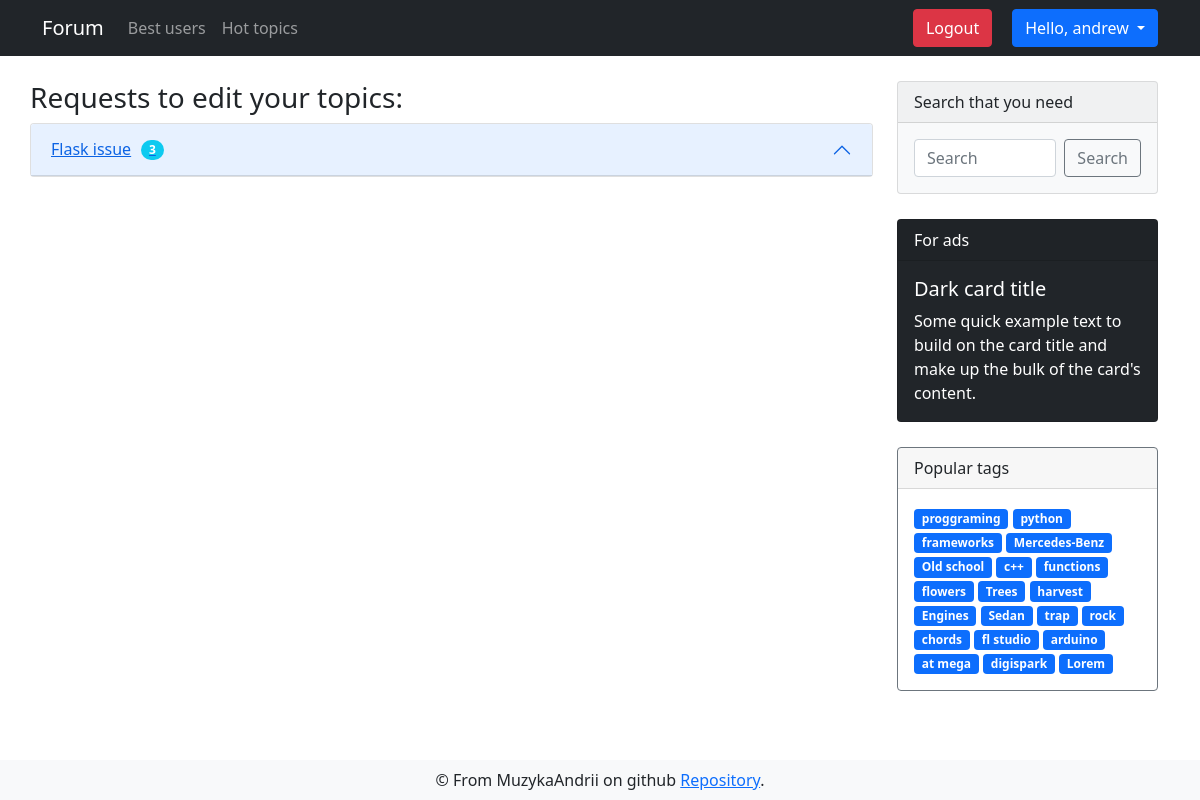
The app's page /user/edit_requests (signed in) with its own data.
### app/models.py (models this page shows, shortened)
class DbMixin(object):
    def save(self):
        db.session.add(self)
        db.session.commit()

class User(UserMixin, DbMixin, db.Model):
    id = db.Column(db.Integer, primary_key = True, autoincrement=True)
    nickname = db.Column(db.String(30), unique=True, nullable=False)
    email = db.Column(db.String(120), unique=True, nullable=False)
    email_confirmed = db.Column(db.Boolean, default=False)
    password = db.Column(db.String(70), nullable=False)
    about = db.Column(db.Text, default='Hi everyone!')
    website = db.Column(db.String(120))
    register_date = db.Column(db.DateTime, default=dt.utcnow)
    last_seen = db.Column(db.DateTime, default=dt.utcnow)
    is_banned = db.Column(db.Boolean, default=False)
    ban_reason = db.Column(db.String(255))
    created_discussions = db.relationship('Discussion', backref='creator', lazy='dynamic')
    created_comments = db.relationship('Comment', backref='creator', lazy='dynamic')
    avatars = db.relationship('Image', backref='owner', lazy='dynamic')
    edit_requests = db.relationship('Edit_request', backref='editor', lazy='dynamic')
    roles = db.relationship('Role', secondary=users_roles, backref=db.backref('users', lazy='select'))
    def update_last_seen(self):
        self.last_seen = dt.now()
        self.save()
    @cache.cached(timeout=3600)
    def has_role(self, role):
        user_id = self.query.with_entities(User.id)
        role = Role.query.with_entities(Role.id).join(users_roles).filter(users_roles.c.user_id==user_id, Role.name==role, Role.id==users_roles.c.role_id).first()
        return role

class Discussion(DbMixin, db.Model):
    id = db.Column(db.Integer, primary_key = True, autoincrement=True)
    theme = db.Column(db.String, unique=True, nullable=False)
    text = db.Column(db.Text, unique=True, nullable=False)
    theme_id = db.Column(db.Integer, db.ForeignKey('theme.id'), nullable=False)
    tags = db.relationship('Tag', secondary=discussion_tags, backref=db.backref('discussions', lazy='dynamic'))
    comments = db.relationship('Comment', backref='parent_discussion', lazy='dynamic')
    creator_id = db.Column(db.Integer, db.ForeignKey('user.id'), nullable=False)
    edit_requests = db.relationship('Edit_request', backref='target_discussion', lazy='dynamic')
    def get_count_of_non_validated_requests(self):
        return self.edit_requests.filter(Edit_request.is_validated==None).count()
    def build_url(self):
        theme = self.parent_theme
        section_slug = theme.parent_section.slug
        return section_slug, theme.slug

class Tag(DbMixin, db.Model):
    id = db.Column(db.Integer, primary_key = True, autoincrement=True)
    name = db.Column(db.String(50), unique=True, nullable=False)
    slug = db.Column(db.String(100), unique=True, nullable=False)
    section_id = db.Column(db.Integer, db.ForeignKey('section.id'), nullable=False)

### app/views.py (the view)
@app.route('/user/edit_requests')
@login_required
def edit_requests_index():
    discussions, edit_requests = get_input_edit_requests(current_user)
    return render_template('forum/edit/edit_requests.html', tags=get_tags(), discussions=discussions, edit_requests=edit_requests)

### app/controllers/edit_request_controller.py (called while the page is built)
def get_input_edit_requests(user: User) -> (List[Discussion], List[Edit_request]):
    not_validated_edit_requests = Edit_request.query.filter(Edit_request.target_id==Discussion.id,
                                                            Discussion.creator_id==user.id,
                                                            Edit_request.is_validated==None)
    discussions = {request.target_discussion for request in not_validated_edit_requests}
    return discussions, not_validated_edit_requests

### app/models.py (called while the page is built)
@login.user_loader
@cache.memoize(timeout=60)
def user_loader(user_id):
    return User.query.get(int(user_id))

### app/views.py (called while the page is built)
@app.before_request
def update_last_seen():
    if current_user.is_authenticated:
        current_user.update_last_seen()

@cache.cached(timeout=60)
def is_current_user_banned():
    is_banned, reason = current_user.query.with_entities(User.is_banned, User.ban_reason).first()
    if is_banned:
        return reason
    else:
        return False

@app.before_request
def check_banned():
    if not current_user.is_authenticated:
        return
    result = is_current_user_banned()
    if result:
        logout_user()
        return render_template('alerts/banned.html', reason=result)

@cache.cached(timeout=600, key_prefix='tags')
def get_tags():
    return Tag.query.with_entities(Tag.slug, Tag.name).limit(25).all()

### app/templates/forum/edit/edit_requests.html (shortened to what this page needs)
{% extends "layouts/base.html" %}
{% block content %}
<div class="container">
    <div class="row">
        <div style="margin: 25px 0;" class="list-group col-md-9">
            <h3>Requests to edit your topics: </h3>
            <div class="accordion" id="accordionExample">
                {% for discussion in discussions %}
                <div class="accordion-item">
                    <h2 class="accordion-header" id="headingOne">
                        {% set section_slug, theme_slug = discussion.build_url() %}
                        <a href="{{ url_for('discussion', section_slug=section_slug, theme_slug=theme_slug, discussion_id=discussion.id) }}" class="accordion-button" type="button" data-bs-toggle="collapse"
                            data-bs-target="#collapse{{discussion.id}}" aria-expanded="true" aria-controls="collapseOne">
                            {{ discussion.theme }}
                            <span style="margin-left: 10px;" class="badge rounded-pill bg-info text-white">{{ discussion.get_count_of_non_validated_requests() }}</span>
                    </a>
                    </h2>
                </div>
                {% endfor %}
            </div>
        </div>
        {% include 'layouts/sidebar.html' %}
    </div>
</div>
{% endblock %}

### app/templates/layouts/base.html (shortened to what this page needs)
<!doctype html>
<html>
<head>
  {% block head %}
  <link href="https://cdn.jsdelivr.net/npm/bootstrap@5.0.0/dist/css/bootstrap.min.css" rel="stylesheet"
>
  <link rel="stylesheet" type="text/css" href="{{ url_for('static',filename='css/style.css') }}">
  {% endblock %}
</head>
<body>
  <nav class="navbar navbar-expand-lg navbar-dark bg-dark">
    <div class="container">
      <a class="navbar-brand" href="{{ url_for('index') }}">Forum</a>
      <div class="collapse navbar-collapse" id="navbarSupportedContent">
        <ul class="navbar-nav me-auto mb-2 mb-lg-0">
          <li class="nav-item">
            <a class="nav-link" aria-current="page" href="{{url_for('list_users')}}">Best users</a>
          </li>
          <li class="nav-item">
            <a class="nav-link" href="{{ url_for('hot_topics') }}">Hot topics</a>
          </li>
        </ul>
        <form class="d-flex">
          {% if current_user.is_anonymous %}
          <a href="{{ url_for('auth.register') }}" type="button" class="btn login-btn btn-secondary">Register</a>
          <a href="{{ url_for('auth.login') }}" type="button" class="btn btn-secondary">Log in</a>
          {% else %}
          <a style="margin-right: 20px;" href="{{ url_for('auth.logout') }}" type="button"
            class="btn btn-danger">Logout</a>
          <div class="dropdown">
            <button class="btn btn-primary dropdown-toggle" type="button" id="dropdownMenuButton1" data-bs-toggle="dropdown" aria-expanded="false">
              Hello, {{ current_user.nickname }}
            </button>
          </div>
          {% endif %}
        </form>
      </div>
    </div>
  </nav>
  {% block content %}
  {% endblock %}
  {% block footer %}
  <footer class="navbar fixed-bottom navbar-light bg-light">
    <div class="container" style="justify-content: space-around;">
      <div class="footer-content">
        &copy; From MuzykaAndrii on github
        <a href="https://github.com/MuzykaAndrii/modern-flask-forum">Repository</a>.</div>
    </div>
  </footer>
  {% endblock %}
</body>
</html>

### app/templates/layouts/sidebar.html
<div class="sidebar col-md-3">
    <div class="card text-dark bg-light mb-3" style="max-width: 18rem;">
        <div class="card-header">Search that you need</div>
        <form method="GET" action="{{ url_for('search') }}" class="card-body d-flex">
            <input name="search_query" value="{{ request.args.get('search_query', '') }}" class="form-control me-2" type="text" placeholder="Search" aria-label="Search">
            <button class="btn btn-outline-secondary" type="submit">Search</button>
        </form>
    </div>
    <div class="card text-white bg-dark mb-3" style="max-width: 18rem;">
        <div class="card-header">For ads</div>
        <div class="card-body">
            <h5 class="card-title">Dark card title</h5>
            <p class="card-text">Some quick example text to build on the card title and make up the bulk of the
                card's content.</p>
        </div>
    </div>
    <div class="card border-secondary mb-3" style="max-width: 18rem;">
        <div class="card-header">Popular tags</div>
        <div class="card-body text-secondary">
            {% for tag in tags %}
            <a href="{{ url_for('tags_discussions', tag_slug=tag[0]) }}" class="tag badge bg-primary">{{ tag[1] }}</a>
            {% endfor %}
        </div>
    </div>
</div>

### app/static/css/style.css (style rules this page uses)
.card { margin: 25px 0; }
.tag { text-decoration: none; }

### records on screen
User: nickname "andrew"
Discussion: theme "Flask issue", get_count_of_non_validated_requests "3"
Tag: name "proggraming"
Tag: name "python"
Tag: name "frameworks"
Tag: name "Mercedes-Benz"
Tag: name "Old school"
Tag: name "c++"
Tag: name "functions"
Tag: name "flowers"
Tag: name "Trees"
Tag: name "harvest"
Tag: name "Engines"
Tag: name "Sedan"
Tag: name "trap"
Tag: name "rock"
Tag: name "chords"
Tag: name "fl studio"
Tag: name "arduino"
Tag: name "at mega"
Tag: name "digispark"
Tag: name "Lorem"
